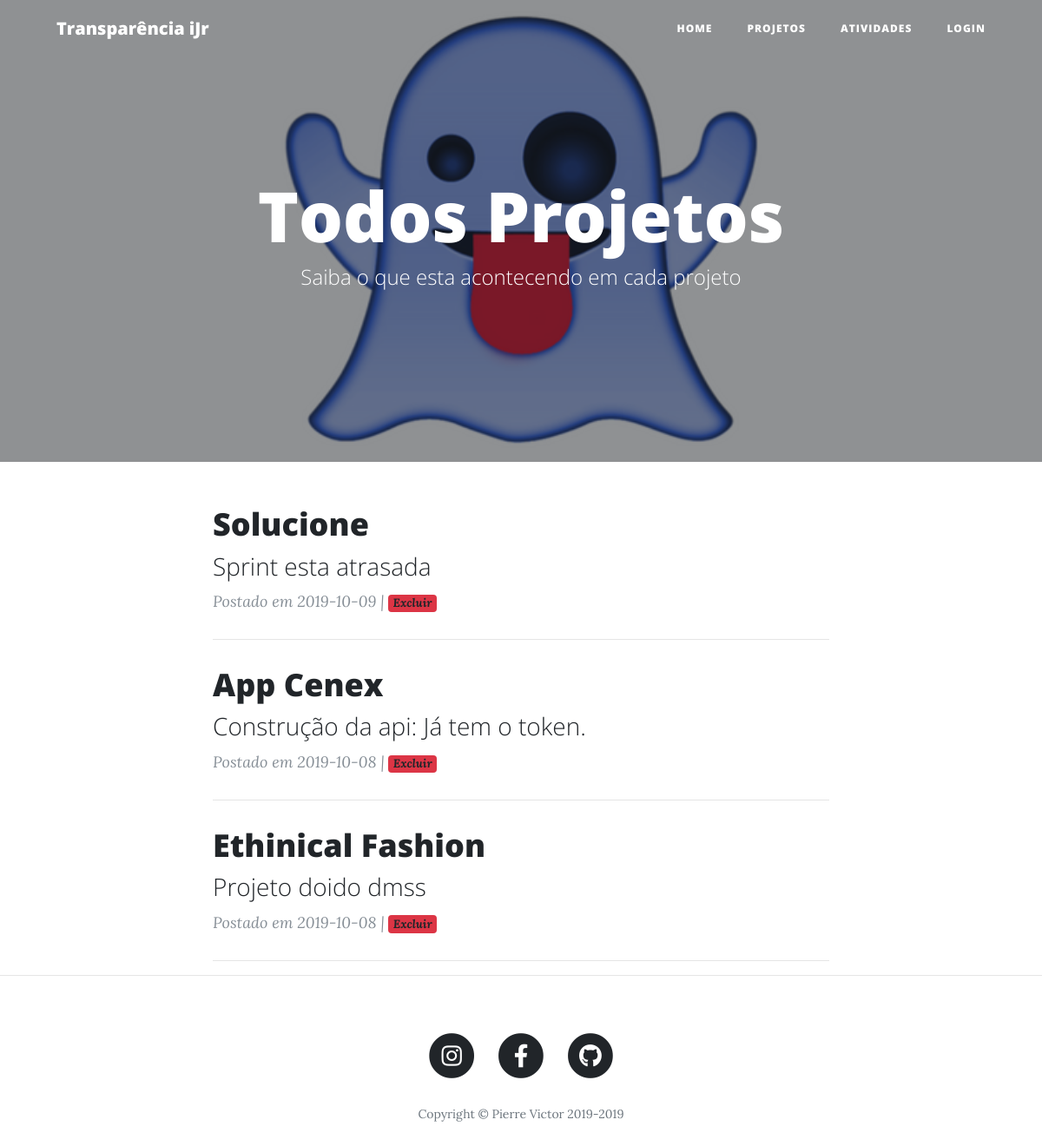
Before: /projetos/todosprojetos with the older database file.
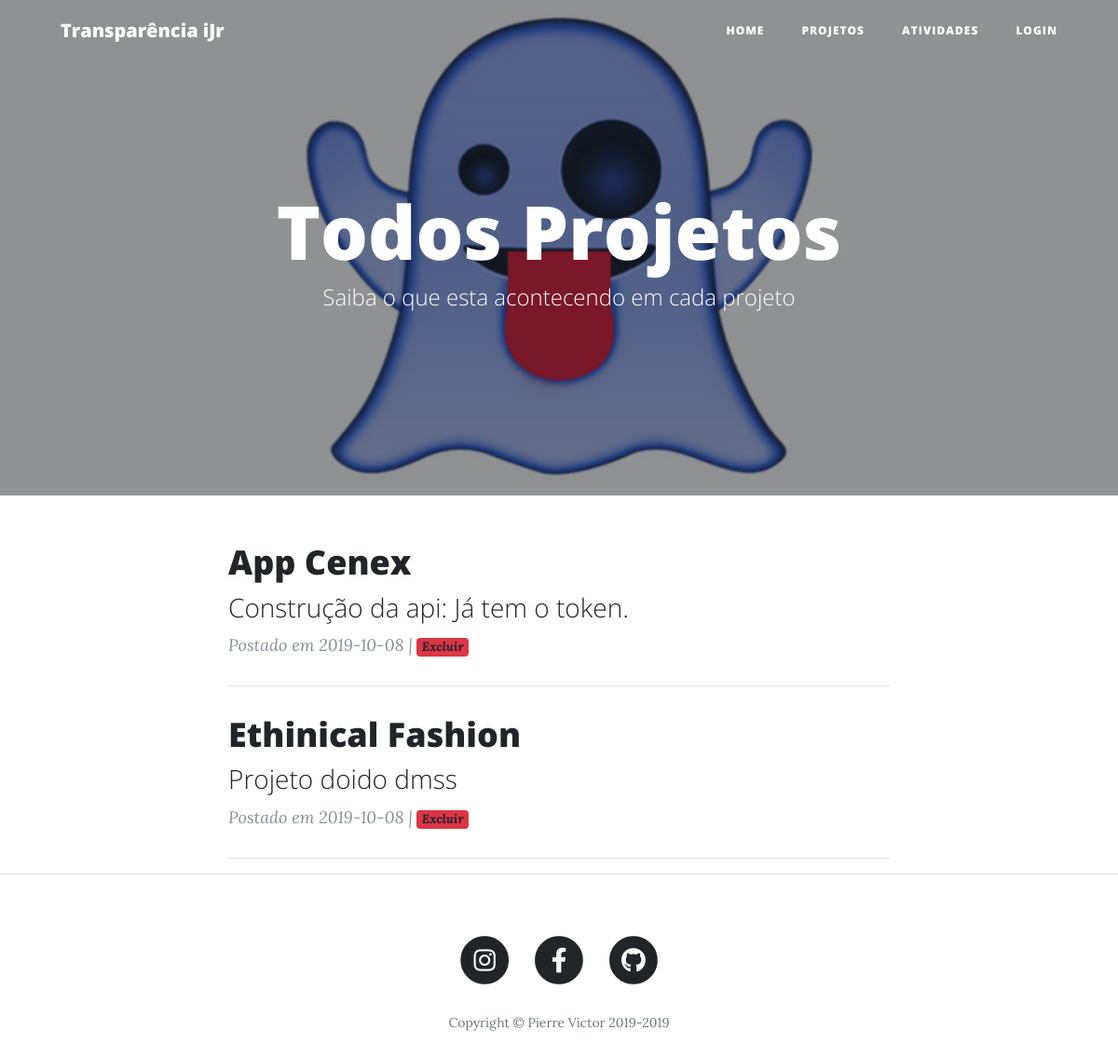
After: the same page with the newer database file.
### transparenciaprojetosijr/projetos/models.py (models this page shows, shortened)
class Projetos(db.Model):
    __tablename__ = 'projetos'
    id = db.Column(db.Integer, primary_key=True)
    nome = db.Column(db.String)
    descricao = db.Column(db.String)
    data_criacao = db.Column(db.Date, default=datetime.today())

### transparenciaprojetosijr/projetos/views.py (the view)
@projetos.route("/todosprojetos")
def todos_projetos():
    login = LoginForm()
    adicionarUser = AdicionarUserForm()
    logout = LogoutForm()
    adicionarProjeto = AdicionarProjetoForm()
    allProjetos = Projetos.query.all()
    return render_template("todos_projetos.html", login=login, adicionarUser=adicionarUser, logout=logout, adicionarProjeto=adicionarProjeto, allProjetos=allProjetos)

### transparenciaprojetosijr/projetos/templates/projetos/todos_projetos.html (shortened to what this page needs)
{% extends "base.html" %}
{% block header %}
<header class="masthead" style="background-image: url('../static/img/espirito.png')">
    <div class="overlay"></div>
    <div class="container">
      <div class="row">
        <div class="col-lg-8 col-md-10 mx-auto">
          <div class="site-heading">
            <h1>Todos Projetos</h1>
            <span class="subheading">Saiba o que esta acontecendo em cada projeto</span>
          </div>
        </div>
      </div>
    </div>
</header>
{% endblock %}
{% block conteudo %}
<div class="col-lg-8 col-md-10 mx-auto">
  {% if allProjetos %}
{% for projetos in allProjetos %}
  <div class="post-preview">
      <a href="">
      <h2 class="post-title">
          {{ projetos.nome }}
      </h2>
      <h3 class="post-subtitle">
          {{ projetos.descricao }}
      </h3>
      </a>
      <p class="post-meta">Postado em
          {{ projetos.data_criacao }} |  <a href="{{url_for('projetos.excluir_projeto',projeto_id=projetos.id)}}" class="badge badge-danger">Excluir</a>
      </p>
  </div>
  <hr>
{% endfor %}
{% endif %}
</div>
{% endblock %}

Changed rows visible on the page:
removed Projetos: nome "Solucione", descricao "Sprint esta atrasada", data_criacao "2019-10-09"
